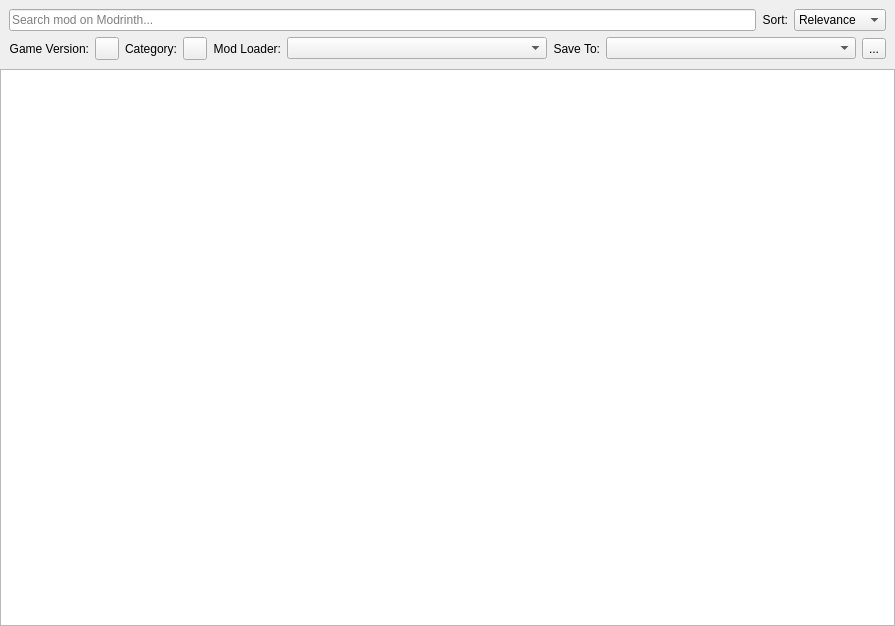
<?xml version="1.0" encoding="UTF-8"?>
<ui version="4.0">
 <class>ModrinthModBrowser</class>
 <widget class="QWidget" name="ModrinthModBrowser">
  <property name="geometry">
   <rect>
    <x>0</x>
    <y>0</y>
    <width>895</width>
    <height>626</height>
   </rect>
  </property>
  <layout class="QGridLayout" name="mainLayout">
   <property name="leftMargin">
    <number>0</number>
   </property>
   <property name="topMargin">
    <number>0</number>
   </property>
   <property name="rightMargin">
    <number>0</number>
   </property>
   <property name="bottomMargin">
    <number>0</number>
   </property>
   <property name="spacing">
    <number>0</number>
   </property>
   <item row="0" column="0">
    <widget class="QWidget" name="widget" native="true">
     <layout class="QGridLayout" name="gridLayout">
      <item row="1" column="0">
       <layout class="QHBoxLayout" name="horizontalLayout_2">
        <item>
         <widget class="QLabel" name="label">
          <property name="sizePolicy">
           <sizepolicy hsizetype="Minimum" vsizetype="Preferred">
            <horstretch>0</horstretch>
            <verstretch>0</verstretch>
           </sizepolicy>
          </property>
          <property name="text">
           <string>Game Version:</string>
          </property>
          <property name="alignment">
           <set>Qt::AlignRight|Qt::AlignTrailing|Qt::AlignVCenter</set>
          </property>
         </widget>
        </item>
        <item>
         <widget class="QToolButton" name="versionSelectButton">
          <property name="text">
           <string/>
          </property>
          <property name="popupMode">
           <enum>QToolButton::InstantPopup</enum>
          </property>
          <property name="toolButtonStyle">
           <enum>Qt::ToolButtonTextBesideIcon</enum>
          </property>
         </widget>
        </item>
       </layout>
      </item>
      <item row="1" column="1">
       <layout class="QHBoxLayout" name="horizontalLayout_3">
        <item>
         <widget class="QLabel" name="label_5">
          <property name="sizePolicy">
           <sizepolicy hsizetype="Minimum" vsizetype="Preferred">
            <horstretch>0</horstretch>
            <verstretch>0</verstretch>
           </sizepolicy>
          </property>
          <property name="text">
           <string>Category:</string>
          </property>
          <property name="alignment">
           <set>Qt::AlignRight|Qt::AlignTrailing|Qt::AlignVCenter</set>
          </property>
         </widget>
        </item>
        <item>
         <widget class="QToolButton" name="categorySelectButton">
          <property name="text">
           <string/>
          </property>
          <property name="popupMode">
           <enum>QToolButton::InstantPopup</enum>
          </property>
          <property name="toolButtonStyle">
           <enum>Qt::ToolButtonTextBesideIcon</enum>
          </property>
         </widget>
        </item>
       </layout>
      </item>
      <item row="1" column="2">
       <layout class="QHBoxLayout" name="horizontalLayout_4">
        <item>
         <widget class="QLabel" name="label_3">
          <property name="sizePolicy">
           <sizepolicy hsizetype="Minimum" vsizetype="Preferred">
            <horstretch>0</horstretch>
            <verstretch>0</verstretch>
           </sizepolicy>
          </property>
          <property name="text">
           <string>Mod Loader:</string>
          </property>
          <property name="alignment">
           <set>Qt::AlignRight|Qt::AlignTrailing|Qt::AlignVCenter</set>
          </property>
         </widget>
        </item>
        <item>
         <widget class="QComboBox" name="loaderSelect">
          <property name="sizePolicy">
           <sizepolicy hsizetype="Expanding" vsizetype="Fixed">
            <horstretch>0</horstretch>
            <verstretch>0</verstretch>
           </sizepolicy>
          </property>
         </widget>
        </item>
       </layout>
      </item>
      <item row="1" column="3">
       <layout class="QHBoxLayout" name="horizontalLayout_5">
        <item>
         <widget class="QLabel" name="label_4">
          <property name="sizePolicy">
           <sizepolicy hsizetype="Minimum" vsizetype="Preferred">
            <horstretch>0</horstretch>
            <verstretch>0</verstretch>
           </sizepolicy>
          </property>
          <property name="text">
           <string>Save To:</string>
          </property>
          <property name="alignment">
           <set>Qt::AlignRight|Qt::AlignTrailing|Qt::AlignVCenter</set>
          </property>
         </widget>
        </item>
        <item>
         <widget class="QComboBox" name="downloadPathSelect">
          <property name="sizePolicy">
           <sizepolicy hsizetype="Expanding" vsizetype="Fixed">
            <horstretch>0</horstretch>
            <verstretch>0</verstretch>
           </sizepolicy>
          </property>
         </widget>
        </item>
        <item>
         <widget class="QToolButton" name="openFolderButton">
          <property name="text">
           <string>...</string>
          </property>
          <property name="icon">
           <iconset theme="folder">
            <normaloff>.</normaloff>.</iconset>
          </property>
         </widget>
        </item>
       </layout>
      </item>
      <item row="0" column="0" colspan="4">
       <layout class="QHBoxLayout" name="horizontalLayout">
        <item>
         <widget class="QLineEdit" name="searchText">
          <property name="placeholderText">
           <string>Search mod on Modrinth...</string>
          </property>
          <property name="clearButtonEnabled">
           <bool>true</bool>
          </property>
         </widget>
        </item>
        <item>
         <widget class="QLabel" name="label_2">
          <property name="text">
           <string>Sort:</string>
          </property>
          <property name="alignment">
           <set>Qt::AlignRight|Qt::AlignTrailing|Qt::AlignVCenter</set>
          </property>
         </widget>
        </item>
        <item>
         <widget class="QComboBox" name="sortSelect">
          <item>
           <property name="text">
            <string>Relevance</string>
           </property>
          </item>
          <item>
           <property name="text">
            <string>Downloads</string>
           </property>
          </item>
          <item>
           <property name="text">
            <string>Updated</string>
           </property>
          </item>
          <item>
           <property name="text">
            <string>Newest</string>
           </property>
          </item>
         </widget>
        </item>
       </layout>
      </item>
     </layout>
    </widget>
   </item>
   <item row="1" column="0">
    <widget class="QListView" name="modListView">
     <property name="verticalScrollMode">
      <enum>QAbstractItemView::ScrollPerPixel</enum>
     </property>
    </widget>
   </item>
  </layout>
 </widget>
 <resources/>
 <connections/>
</ui>
